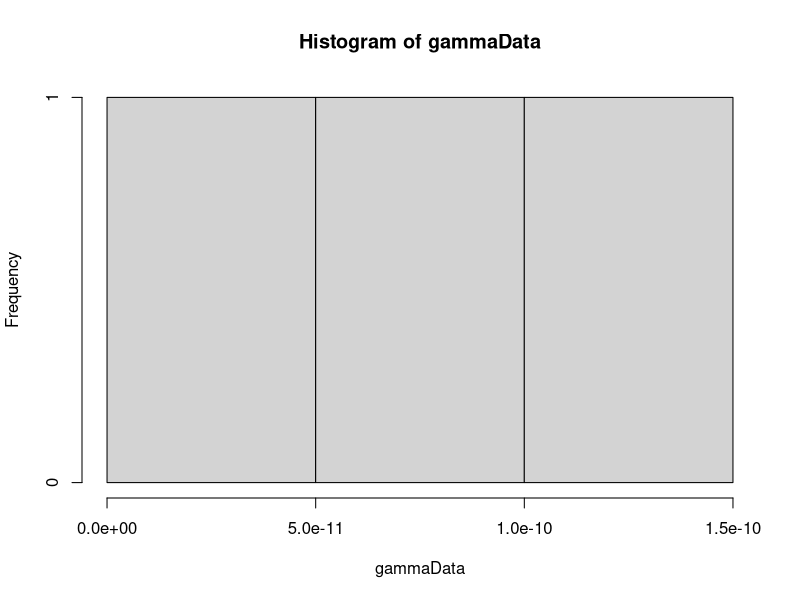
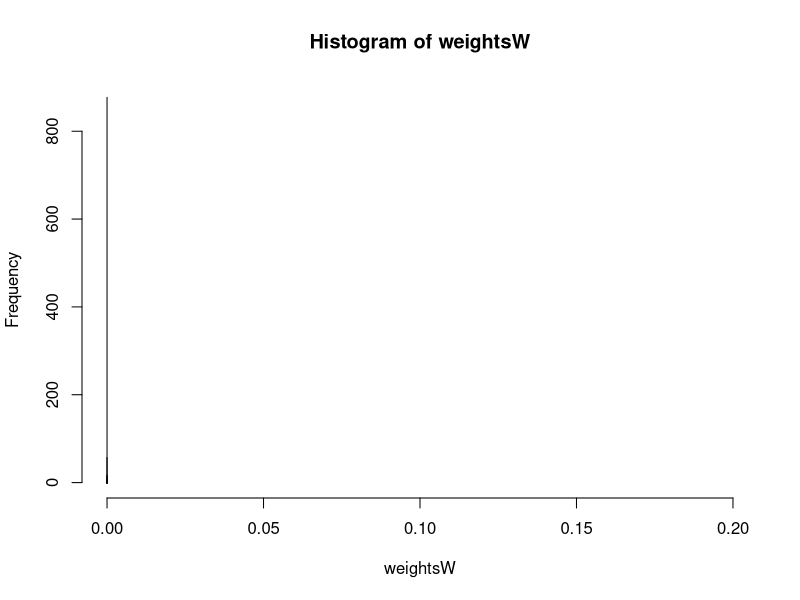
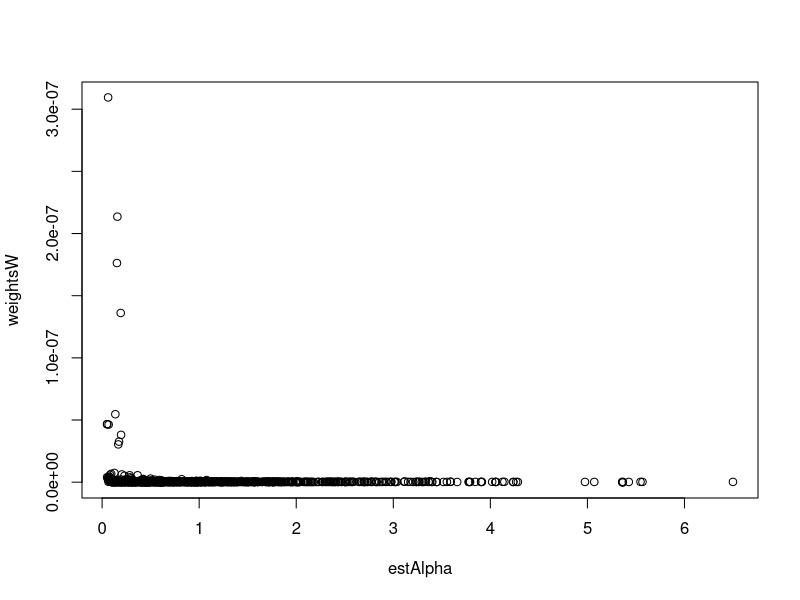

The R script that drew these images, in order:
library(MCMCpack)

#weightedUniform <- function(n, numIterations) {
#  # Generate sample of from a weighted uniform distribution
#  # 
#  # Args:
#  #   n: number of points in sample
#  #   
#  # Returns:
#  #   A vector sample
#  uCurr = runif(n)
#  alphaCurr = findAlpha(s2, uCurr)
#  uConv = rep(0, numIterations)
#  uTrace = rep(0, numIterations)
#  for(i in 1:numIterations) {
#    uProp = runif(n)
#    alphaProp = findAlpha(s2, uProp)
#    if(alphaProp != -1) {
#      proportionalProp = proportionalDensity(uProp, alphaProp)
#      proportionalCurr = proportionalDensity(uCurr, alphaCurr)
#      alphaVal = min(1, proportionalProp/proportionalCurr)
#      u = runif(1)
#      print(i)
#      if (u <= alphaVal) {
#        uCurr = uProp
#        alphaCurr = alphaProp
#      }  
#    }
#    uConv[i] = var(uCurr)
#    uTrace[i] = uCurr[1]
#  }
#  plot(uConv, type="l")
#  plot(uTrace, type="l")
#  return(uCurr)
#}
#
#proportionalDensity <- function(u, alpha) {
#  # Calculate proportional density for indepence sampling
#  # 
#  # Args:
#  #   u: A vector from an uniform distribution.
#  #   alpha: A scalar value
#  #   
#  # Returns:
#  #   A scalar value
#  
#  gammaInv = rep(0, length(u))
#  diffGammaInv = rep(0, length(u))
#  for(i in 1:length(u)) {
#    gammaInv[i] = invGammaCumulative(u[i], alpha)
#    diffGammaInv[i] = diffAlphaInvGammaCumulative(u[i], alpha)
#  }
#  return(calcWeight(gammaInv, diffGammaInv))
#}
#
#calcWeight <- function(gammaInv, diffGammaInv) {
#  # Calculate weigth for a gamma distribution
#  #
#  # Args:
#  #   gammaInv: A list of values from the inverse cumulative gamma.
#  #   diffGammaInv: A list of values from the derivative of the inverse cumulative gamma.
#  #   
#  # Returns:
#  #   A scalar value
#  weight = (1/length(gammaInv))*(sum(diffGammaInv/gammaInv)) - sum(diffGammaInv)/sum(gammaInv)
#  return(weight)
#}

calcWeight <- function(u, alpha) {
  # Calculates weight for given u and alpha.
  # 
  # Args:
  #   u: A vector.
  #   alpha: A scalar.
  #   
  # Returns:
  #   The weight value. A scalar.
  gammaInv = rep(0, length(u))
  diffGammaInv = rep(0, length(u))
  for(i in 1:length(u)) {
    gammaInv[i] = invGammaCumulative(u[i], alpha)
    diffGammaInv[i] = diffAlphaInvGammaCumulative(u[i], alpha)
  }
  pi = getPiValue()
  weight = pi/((1/length(gammaInv))*(sum(diffGammaInv/gammaInv)) - sum(diffGammaInv)/sum(gammaInv))
  return(weight)
}

getPiValue <- function() {
  # get value of pi function to be used in calculation of weights.
  # 
  # Returns:
  #   A scalar value.
  if (piValue == "constant") {
    return(1)
  } else if (piValue == "jeffrey") {
    # Return jeffrey prior
    return(1)
  } else if (piValue == "betaOption") {
    return(estBeta)
  } else if (piValue == "alphaOption") {
    return(estAlpha[sampleIndex])
  }
}

calcPhi <- function(u, alpha) {
  phiPoint = rep(0, length(u))
  for(i in 1:length(u)) {
    xValue = invGammaCumulative(u[i], alpha)
    phiPoint[i] = xValue > probValue
  }
  return(sum(phiPoint)/length(u))
}

invGammaCumulative <- function(u, alpha) {
  # Finds the inverse of the cumulative gamma.
  # 
  # Args:
  #   u: Scalar value.
  #   alpha: Scalar value.
  #   
  # Returns:
  #   A scalar. The inverse value given u and alpha.
  x = 0
  stepSize = 0.1
  tolerance = 0.00001
  direction = 1
  integralValue = 0
  
  while(abs(integralValue - u) > tolerance){
    x = x + direction*stepSize
    if(x<0) {
      x = 0
      direction = 1
    }
    
    if(method == "integrate") {
      integralv = integrate(gammaDensity, 0, x)
      integralValue = integral$valuev
    } else if(method == "pgamma") {
      integralv = pgamma(x, shape=alpha, scale=1)
      integralValue = integralv
    }
    
    
    # Going left and pass the point
    if ((u > integralValue) && (direction == -1)) {
      stepSize = stepSize/2
      direction = 1
    }
    
    # Going right and pass the point
    if ((u < integralValue) && (direction == 1)) {
      stepSize = stepSize/2
      direction = -1
    }
  }
  return(x)
}

diffAlphaInvGammaCumulative <- function(u, alpha) {
  # Derivative of gamma distribution with respect to alpha.
  # 
  # Args:
  #   u: Scalar between 0 and 1.
  #   alpha: Scalar larger than 0.
  #   
  # Returns:
  #   Scalar value. Derivative at point alpha.
  firstPoint = invGammaCumulative(u,alpha)
  secondPoint = invGammaCumulative(u, alpha + alphaHStep)
  return((secondPoint - firstPoint)/alphaHStep)
}

calcDerivateFunction <- function(u, alphaValue) {
  # Analytically find the derivative of cumulative inverse.
  # 
  # Args:
  #   u: Scalar value between 0 and 1.
  #   alphaValue: Scalar value.
  #   
  # Returns:
  #   A scalar value.
  largeFInv = invGammaCumulative(u, alphaValue)
  integralPart = integrate(integralFunction, 0, largeFInv)
  return((digamma(alphaValue)*u - integralPart$value)*gamma(alphaValue)/((largeFInv^(alphaValue - 1))*exp(-largeFInv)))
}

integralFunction <- function(y) {
  # Function to be integrated.
  return(log(y)*(y^(alphaValue - 1))*exp(-y)/gamma(alphaValue))
}

optimfindAlpha <- function() {
  if((calcValueTau2(u, alphaUpperBound) < s2) || (calcValueTau2(u, alphaLowerBound) > s2)) {
    return(-1)
  }
  return(optim(c(0.1), optimFunction, lower=alphaLowerBound, upper=alphaUpperBound, method="Brent")$par)
}

optimFunction <- function(alpha) {
  return(abs(s2-calcValueTau2(u, alpha)))
}

findAlpha <- function(s2, u) {
  # Function to calculate alpha value
  # 
  # Args:
  #   s2: Scalar value of sufficient statistic
  #   u: A vector
  #   
  # Returns:
  #   A scalar value of alpha.
  
  alphaValue = 0.1
  stepSize = 1
  direction = 1
  tolerance = 0.0001
  tau2Value = 0
  prevTau2Value = 0
  it = 0
  while(abs(s2 - tau2Value) > tolerance) {
    it = it + 1
    alphaValue = alphaValue + direction*stepSize
    if(alphaValue<=0) {
      alphaValue = 0.1
      direction = 1
    }
    prevTau2Value = tau2Value
    tau2Value = calcValueTau2(u, alphaValue)
    if ((s2 > tau2Value) && (direction == -1)) {
      stepSize = stepSize/2
      direction = 1
    }
    
    if ((s2 < tau2Value) && (direction == 1)) {
      stepSize = stepSize/2
      direction = -1
    }
    
    if(isAlphaOutsideValidInterval(alphaValue, direction)) {
      return(-1)
    }  
    if(it==100) {
      return(-1)
    }
    
  }
  
  return(alphaValue)
}

isAlphaOutsideValidInterval <- function(alphaValue, direction) {
  # Function to check if the alphaValue is outside allowed interval.
  # 
  # Args:
  #   alphaValue: A scalar value
  #   direction: A scalar value. Either 1 or -1.
  #   
  # Returns:
  #   Boolean value.
  return((alphaValue < alphaLowerBound && direction == -1) || (alphaValue > alphaUpperBound && direction == 1))
}

findBeta <- function(s1, u, alphaValue) {
  # Calculates beta
  # 
  # Args:
  #   s1: Scalar value.
  #   u: Vector of values between 0 and 1.
  #   alphaValue: Scalar value.
  #   
  # Returns:
  #   A scalar value.
  largeFInv = rep(0, length(u))
  for(i in 1:length(u)) {
    largeFInv[i] = invGammaCumulative(u[i], alphaValue)
  }
  return(s1*length(u)/(sum(largeFInv)))
}

calcValueTau2 <- function(u, alphaValue) {
  largeFInv = rep(0, length(u))
  for(i in 1:length(u)) {
    largeFInv[i] = invGammaCumulative(u[i], alphaValue)
  }
  return(length(u)*((prod(largeFInv))^(1/length(u)))/sum(largeFInv))
}

calcValueTau2Method2 <- function(x) {
  return(length(x)*((prod(x))^(1/length(x)))/sum(x))
}

alpha = 0.1
beta = 0.1
hStep = 0.01
alphaHStep = 0.01
method = "pgamma"
NUM_SAMPLES = 1000
NUM_POINTS = 3
alphaUpperBound = 20
alphaLowerBound = 0.05
# Pi is used in calculation of weights
# Options are:
#   "constant"
#   "betaOption"
#   "jeffrey"
#   "alphaOption"
piValue = "betaOption"

# Generate data
gammaData = rgamma(NUM_POINTS, shape=alpha, scale = beta)
hist(gammaData)
# Calculation of statistics
s1 = sum(gammaData)/NUM_POINTS
s2 = NUM_POINTS*((prod(gammaData))^(1/NUM_POINTS))/sum(gammaData)

# Generation of samples
phi = rep(0, NUM_SAMPLES)
# Phi is the prob that X>probValue
probValue = 1
weightsW = rep(0, NUM_SAMPLES)
sampleIndex = 1
iterationNumber = 0
estAlpha = rep(0, NUM_SAMPLES)
estBeta = 0
while(sampleIndex <= NUM_SAMPLES) {
  u = runif(NUM_POINTS)
  estAlpha[sampleIndex] = optimfindAlpha()
  if(estAlpha[sampleIndex] != -1) {
    estBeta = findBeta(s1, u, estAlpha[sampleIndex])
    weightsW[sampleIndex] = calcWeight(u, estAlpha[sampleIndex])
    phi[sampleIndex] = calcPhi(u, estAlpha[sampleIndex])
    sampleIndex = sampleIndex + 1
    print(sampleIndex)
  }
  #print(iterationNumber)
  iterationNumber = iterationNumber + 1
}
alphaAcceptance = (sampleIndex-1)/iterationNumber
hist(weightsW, breaks = 1000, xlim = c(0,0.2))
expectedPhi = sum(phi*weightsW)/sum(weightsW)
plot(estAlpha, weightsW)
